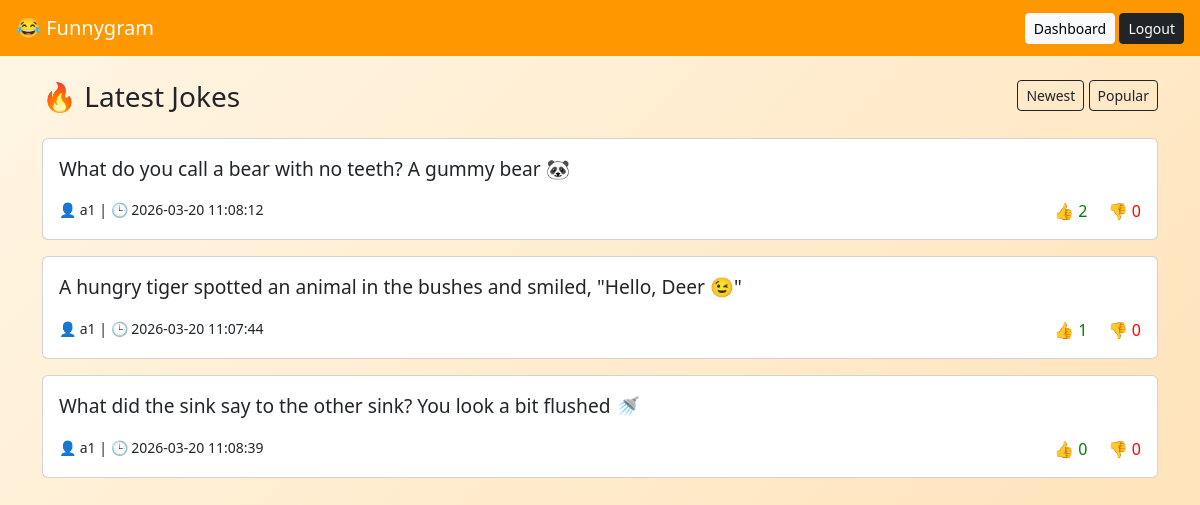
The page /?sort=likes (signed in) on the database its author committed.
### tables this page shows
CREATE TABLE jokes (
    id INTEGER PRIMARY KEY AUTOINCREMENT,
    user_id INTEGER,
    content TEXT,
    likes INTEGER DEFAULT 0,
    dislikes INTEGER DEFAULT 0,
    created_at DATETIME DEFAULT CURRENT_TIMESTAMP
);

CREATE TABLE users (
    id INTEGER PRIMARY KEY AUTOINCREMENT,
    username TEXT,
    password TEXT
);

### index.php (the view)
<?php include 'db.php';
$sort = isset($_GET['sort']) && $_GET['sort'] == 'likes' ? 'likes DESC' : 'created_at DESC';
$res = $db->query("SELECT jokes.*, users.username
FROM jokes JOIN users ON users.id=jokes.user_id
ORDER BY $sort");
?>
<link rel="stylesheet" href="style.css">
<link href="https://cdn.jsdelivr.net/npm/bootstrap@5.3.0/dist/css/bootstrap.min.css" rel="stylesheet">
<nav class="navbar navbar-dark px-3">
    <span class="navbar-brand">😂 Funnygram</span>
    <div>
        <?php if(isset($_SESSION['user_id'])) { ?>
            <a href="dashboard.php" class="btn btn-light btn-sm">Dashboard</a>
            <a href="logout.php" class="btn btn-dark btn-sm">Logout</a>
        <?php } else { ?>
            <a href="login.php" class="btn btn-light btn-sm">Login</a>
            <a href="signup.php" class="btn btn-dark btn-sm">Signup</a>
        <?php } ?>
    </div>
</nav>
<div class="container mt-4">
    <div class="d-flex justify-content-between mb-3">
        <h3>🔥 Latest Jokes</h3>
        <div>
            <a href="?sort=date" class="btn btn-outline-dark btn-sm">Newest</a>
            <a href="?sort=likes" class="btn btn-outline-dark btn-sm">Popular</a>
        </div>
    </div>
    <?php while ($row = $res->fetchArray()) { ?>
        <div class="card p-3 mb-3">
            <p class="joke-text"><?= htmlspecialchars($row['content']) ?></p>
            <div class="d-flex justify-content-between">
                <small>👤 <?= $row['username'] ?> | 🕒 <?= $row['created_at'] ?></small>
                <div>
                    <a href="like.php?id=<?= $row['id'] ?>&type=like" class="like-btn text-decoration-none">
                        👍 <?= $row['likes'] ?>
                    </a>
                    <a href="like.php?id=<?= $row['id'] ?>&type=dislike" class="ms-3 dislike-btn text-decoration-none">
                        👎 <?= $row['dislikes'] ?>
                    </a>
                </div>
            </div>
        </div>
    <?php } ?>
</div>

### style.css (style rules this page uses)
.navbar { background: #ff9800; }
.card { border-radius: 15px; transition: 0.3s; }
.joke-text { font-size: 1.2rem; font-weight: 500; }
.like-btn { cursor: pointer; color: green; }
.dislike-btn { cursor: pointer; color: red; }

### rows shown on the page
jokes: content "What do you call a bear with no teeth? A gummy bear 🐼", user.username "a1", created_at "2026-03-20 11:08:12", likes "2", dislikes "0"
jokes: content "A hungry tiger spotted an animal in the bushes and smiled, \"Hello, Deer 😉\"", user.username "a1", created_at "2026-03-20 11:07:44", likes "1", dislikes "0"
jokes: content "What did the sink say to the other sink? You look a bit flushed 🚿", user.username "a1", created_at "2026-03-20 11:08:39", likes "0", dislikes "0"
